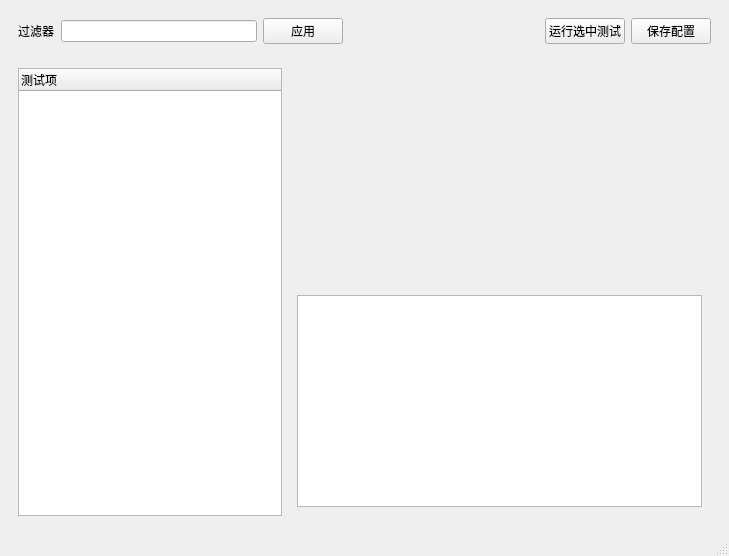
<?xml version="1.0" encoding="UTF-8"?>
<ui version="4.0">
 <class>MainWindow</class>
 <widget class="QMainWindow" name="MainWindow">
  <property name="geometry">
   <rect>
    <x>0</x>
    <y>0</y>
    <width>729</width>
    <height>556</height>
   </rect>
  </property>
  <property name="windowTitle">
   <string>MainWindow</string>
  </property>
  <widget class="QWidget" name="centralwidget">
   <layout class="QVBoxLayout" name="verticalLayout">
    <item>
     <widget class="QWidget" name="header" native="true">
      <layout class="QHBoxLayout" name="horizontalLayout">
       <item>
        <widget class="QLabel" name="label">
         <property name="sizePolicy">
          <sizepolicy hsizetype="Maximum" vsizetype="Preferred">
           <horstretch>0</horstretch>
           <verstretch>0</verstretch>
          </sizepolicy>
         </property>
         <property name="text">
          <string>过滤器</string>
         </property>
        </widget>
       </item>
       <item>
        <widget class="QLineEdit" name="filterLineEdit">
         <property name="maximumSize">
          <size>
           <width>200</width>
           <height>16777215</height>
          </size>
         </property>
        </widget>
       </item>
       <item>
        <widget class="QPushButton" name="applyPushButton">
         <property name="text">
          <string>应用</string>
         </property>
        </widget>
       </item>
       <item>
        <spacer name="horizontalSpacer">
         <property name="orientation">
          <enum>Qt::Horizontal</enum>
         </property>
         <property name="sizeHint" stdset="0">
          <size>
           <width>40</width>
           <height>20</height>
          </size>
         </property>
        </spacer>
       </item>
       <item>
        <widget class="QPushButton" name="runAllPushButton">
         <property name="text">
          <string>运行选中测试</string>
         </property>
        </widget>
       </item>
       <item>
        <widget class="QPushButton" name="saveConfigButton">
         <property name="text">
          <string>保存配置</string>
         </property>
        </widget>
       </item>
      </layout>
     </widget>
    </item>
    <item>
     <widget class="QWidget" name="lowWidget" native="true">
      <layout class="QHBoxLayout" name="horizontalLayout_2">
       <item>
        <widget class="QTreeWidget" name="testCaseView">
         <property name="sizePolicy">
          <sizepolicy hsizetype="Expanding" vsizetype="Expanding">
           <horstretch>5</horstretch>
           <verstretch>0</verstretch>
          </sizepolicy>
         </property>
         <property name="columnCount">
          <number>1</number>
         </property>
         <attribute name="headerMinimumSectionSize">
          <number>60</number>
         </attribute>
         <column>
          <property name="text">
           <string>测试项</string>
          </property>
         </column>
        </widget>
       </item>
       <item>
        <widget class="QWidget" name="caseContainer" native="true">
         <property name="sizePolicy">
          <sizepolicy hsizetype="Preferred" vsizetype="Preferred">
           <horstretch>8</horstretch>
           <verstretch>0</verstretch>
          </sizepolicy>
         </property>
         <property name="minimumSize">
          <size>
           <width>200</width>
           <height>0</height>
          </size>
         </property>
         <layout class="QVBoxLayout" name="verticalLayout_2">
          <item>
           <widget class="QWidget" name="paraContainerWidget" native="true">
            <property name="sizePolicy">
             <sizepolicy hsizetype="Preferred" vsizetype="Preferred">
              <horstretch>0</horstretch>
              <verstretch>4</verstretch>
             </sizepolicy>
            </property>
           </widget>
          </item>
          <item>
           <widget class="QTextBrowser" name="briefTextBrowser">
            <property name="sizePolicy">
             <sizepolicy hsizetype="Expanding" vsizetype="Expanding">
              <horstretch>0</horstretch>
              <verstretch>4</verstretch>
             </sizepolicy>
            </property>
           </widget>
          </item>
         </layout>
        </widget>
       </item>
      </layout>
     </widget>
    </item>
   </layout>
  </widget>
  <widget class="QMenuBar" name="menubar">
   <property name="geometry">
    <rect>
     <x>0</x>
     <y>0</y>
     <width>729</width>
     <height>23</height>
    </rect>
   </property>
  </widget>
  <widget class="QStatusBar" name="statusbar"/>
 </widget>
 <resources/>
 <connections/>
</ui>
